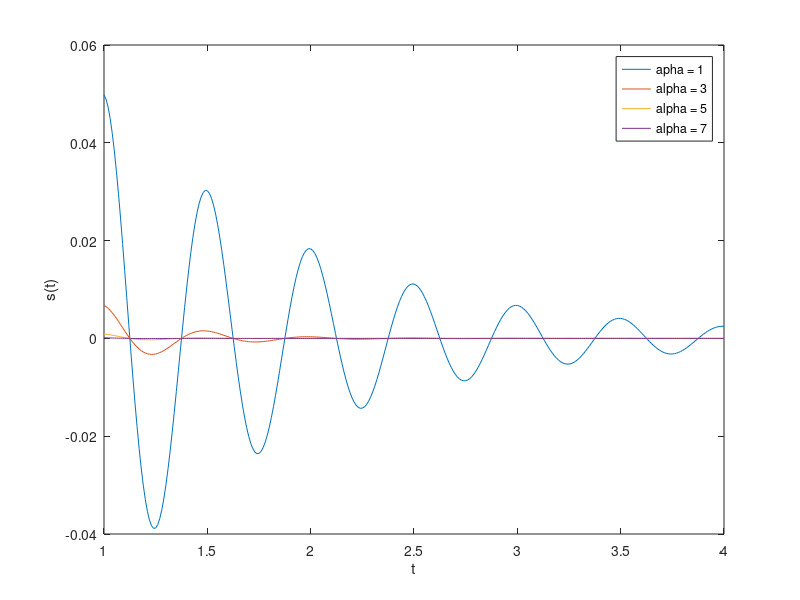

Here is the MATLAB script that generated this plot: (Note: this script raises an error after producing the figure.)

%------------------------------------------  PART A  ------------------------------------------%

%Problem A.1 Figure 1.46
f = @(t) exp(-t).*cos(2*pi*t); % Creating the function
t = [-2,-1,0,1,2]; % Value of t
plot(t, f(t));
xlabel('t');
ylabel('f(t)');
grid; % gives graph grid lines

% Problem A.1 Figure 1.44
f = @(t) exp(-t).*cos(2*pi*t); % Creating the fucntion
t = (-2:0.01:2); % Value of t
plot(t, f(t));
xlabel('t');
ylabel('f(t)');
grid; % gives graph grid lines


%Problem A.2 
t=(-2:2); % Values for t using given
f=@(t) exp(-t); %Create Function
plot(t, f(t));
xlabel('t');
ylabel('f(t)');
grid;


%Problem A.3
% The graphs of both A.2 and 1.46 are identical. This means that the functions 
% used in both graphs are equal to one another. Therefore, the graph for
% A.1 Figure 1.46 and A.2 are the same graph as they both exponentially decrease 
% with three slope changes of the same magnitude at t= -1, t=0 and t=1.



%------------------------------------------  PART B  ------------------------------------------%

%Problem B.1 -----------------------------------------------
t = -2:0.01:2; % Value of t
p = @(t) 1.0*((t>=0) & (t<=1)); %Create Function
plot(t, p(t));
xlabel('t');
ylabel('p(t) = u(t) - u(t-1)');
grid;


%Problem B.2 r(t)------------------------------------------
t = (-2:0.01:2); %Set value for t 
%Create the function
u = @(t) 1.0.*(t>=0);
p = @(t) u(t) - u(t-1);
r = @(t) t.*p(t);
n = @(t) r(t) + r(-t + 2);
plot (t, r(t));
xlabel ('t');
ylabel ('r(t) = t*p(t)');
axis([-1 2 -0.1 1.1]);
grid;

%Problem B.2 n(t) ***
plot (t, n (t));
xlabel ("t") ;
ylabel ("n(t) = r(t) + r(-t+2)");


%Problem B.3 n1(t) &  n2(t) ------------------------------------------------
u = @(t)1.0.*(t>=0);
p = @(t) u(t) - u(t-1);
r = @(t) (t.*p(t));
n = @(t) r(t) + r(-t+2);
n1 = @(t) n(0.5.*t);
n2 = @(t) n1(t+0.5);
t = (-1:0.01:5);
plot (t,n1(t), '-k', t, n2 (t), ':k');
legend('Plot n2');
xlabel('t');
ylabel('n2(t)');
axis([-1 5 -0.1 1.1]);


%Problem B.4 n3(t) & n4(t)---------------------------------------
r = @(t) (t.*p(t));
u = @(t) 1.0.*(t>=0);
p = @(t) u(t) - u(t-1);
r = @(t) (t.*p(t));
n = @(t) r(t) + r(-t+2);
n3 = @(t) n(t + 0.25);
n4 = @(t) n3(0.5.*t);
t = (-1:0.01:5);
plot (t,n3 (t), '-k',t,n4(t),':k');
legend ('Plot n3' ,'Plot n4');
xlabel('t') ;
ylabel ('n3 (t) & n4(t)');
axis([-1 5 -0.1 1.1]);
grid;


%Problem B.5-----------------------------------------------------
% The graphs of n4(t) and n2(t) are identical. this means that the functions used 
% in both graphs are equal to one another. Therefore, n4(t) = n3( 1/2 t) is equivalent 
% to n2(t) = n1(t + 1/2 ).Furthermore, both graphs start with an increasing slope of 
% the same magnitude at (-0.48, 0.01), reach a maximum at (0.74, 0.99) and then have a 
% negative slope of the same magnitude at (1.74, 0.01).



%------------------------------------------  PART C  ------------------------------------------%

%Problem C.1----------------------------------------------
%Create F(t）
f = @(t) exp(-2.*t).*cos(4*pi*t);
t = (-2:0.01:2);
%Create u(t)
u = @(t) 1.0.*(t>=0);
axis ([-2 2 -0.1 1.1]);
%Create g(t)
g = @(t) f(t).*u(t);
t = (-2:0.01:2);
plot(t,g(t));
xlabel('t');
ylabel ('g(t) = f(t)*u(t)') ;
grid;


%Problem C.2-----------------------------------------------
%Create f(t)
f = @(t) exp(-2.*t).*cos(4*pi*t);
t = (-2:0.01:2);
%Create u(t)
u = @(t) 1.0.*(t>=0) ;
axis ([-2 2 -0.1 1.1]);
%Create g(t)
g = @(t) f(t).*u(t);
t = (-2:0.01:2);
%Create s(t)
s = @(t) g(t+1);
t = (0:0.01:4);
plot (t, s(t));
xlabel ('t');
ylabel ('s (t) = g(t+1)');
grid;

%Problem C.3------------------------------------------------
%Create u(t) function
u = @(t) 1.0.*(t>=0);
t = (1:0.01:4);
%Create a matrix of zeros that are 401 by 4 matrix
matrix = zeros(401,4);
for alpha = 1:2:7
%loop and then the function is made
s = @(t)exp(-2).*exp(-alpha.*t).*cos(4*pi*t).*u(t);
%plot function 
plot (t,s(t));
xlabel ('t');
ylabel ('s(t)');
hold on;
end
legend('apha = 1', 'alpha = 3', 'alpha = 5', 'alpha = 7');
hold off;


%Problem C.4-------------------------------------------------
% The size of the matrix s(t) is 401x4 or 1604. This is found from the line 
% matrix = zeros(401,4) which makes a 401 by 4 matrix of zeros.




%------------------------------------------  PART D  ------------------------------------------%

%Problem D.1-----------------------------------------------------

% A)
A(:)

% B)
A([2 4 7])

% C)
[A >= 0.2] 

% D)
A([A >= 0.2])

% E)
A([A >= 0.2]) = 0


%Problem D.2-----------------------------------------------------

% A)
for i = 1:numel(B)
    if B(i) < 1
        B(i) = 0;
    end
end
B(:)

% B)
B(B<0.01) = 0 

% C)
%--------------------------------------
tic;
for i = 1:numel(B)
    if B(i) < 1
        B(i) = 0;
    end
end
B(:)
tok;
%Elapsed time is 0.426868 seconds.
%--------------------------------------
tic;
B(B<0.01) = 0 
tok;
%Elapsed time is 0.196322 seconds. FASTER


%Problem D.3---------------------------------------------------------------------

compressed_audio = x_audio; % Creates a copy of the original audio data to work on

threshold = 0.01; %Set compression threshold

% if greater than threshold, replace with 0
compressed_audio(abs(compressed_audio) < threshold) = 0;

num_zero = sum(compressed_audio == 0); % Count the number of elements set to zero

sound(compressed_audio, 8000); % Play altered audio

% Display the number of zero samples
disp(['Number of in array that were set to zero: ', num2str(num_zero)]);


